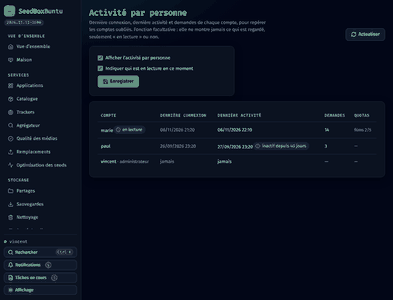
#> input picture tests/visual/baseline/d-activity.png, 393 x 300 px
$ python -i visual_test.py   (imports and definitions only)
#> lines starting #> are read from the running program, lines starting #| are printed output that depends on the picture
#!/usr/bin/env python3
"""Garde-fous visuels de la console : chaque page est ouverte dans un vrai navigateur (Playwright) avec de
fausses données (tests/ui_mock.py), en clair, en sombre et sur téléphone.

Contrôles, pour chaque page et chaque variante :
  - aucune erreur JavaScript ni débordement horizontal ;
  - aucun tableau resté en « chargement » ;
  - tous les boutons utilisent les classes autorisées (btn, tab, seg, icon-btn, tabbar-item) ;
  - contraste AA (4,5 : 1) mesuré sur les couleurs réellement affichées, en clair, sombre et contraste élevé ;
  - la capture est comparée à la référence de tests/visual/baseline/ (écart toléré : 1,5 % des pixels).
Parcours : notification, tiroir, confirmation, réglages d'affichage (mémorisés après rechargement), barre mobile.

    python3 tests/visual_test.py            vérifie
    python3 tests/visual_test.py --update   remplace les références (après un changement voulu du rendu)
    python3 tests/visual_test.py --only guests
VISUAL_COMPARE=off : ne compare pas les captures (les autres contrôles restent actifs).
Sans Playwright ou Pillow installés, le test est ignoré (code 0) : pip install playwright pillow.
"""
import os
import re
import shutil
import sys
import time
from pathlib import Path

ROOT = Path(__file__).resolve().parent.parent
sys.path.insert(0, str(Path(__file__).resolve().parent))
try:
    from playwright.sync_api import sync_playwright
    from PIL import Image, ImageChops
except ImportError as error:
    print(f"visual_test : ignoré ({error.name} absent)")
    sys.exit(0)
import ui_mock

WEB = ROOT / "rootfs/usr/local/lib/seedboxbuntu/console/web"
BASELINE = ROOT / "tests/visual/baseline"
CURRENT = ROOT / "tests/visual/current"
TOLERANCE = 0.015
VARIANTS = (("d", "dark", 1180), ("l", "light", 1180), ("m", "dark", 390))
BUTTON_OK = {"btn", "tab", "seg", "icon-btn", "tabbar-item", "agg-toggle"}
UPDATE = "--update" in sys.argv
COMPARE = os.environ.get("VISUAL_COMPARE") != "off"   # CI : les captures dépendent des polices et du moteur du poste
ONLY = sys.argv[sys.argv.index("--only") + 1] if "--only" in sys.argv else None
failures = []


def fail(text):
    failures.append(text)
    print("  ÉCHEC", text)


def views():
    ui = (WEB / "ui.js").read_text()
    return re.findall(r"view: '([a-z]+)'", ui)


def settle(page, view):
    page.wait_for_function(f"!document.getElementById('view-{view}').hasAttribute('aria-busy')", timeout=8000)
    page.wait_for_timeout(350)


# [19 lines left out: function compare, not called in this run]


def shrink(path):
    """Références légères : un tiers de la taille, 32 couleurs."""
#> called with path = 'visual/baseline/d-activity.png'
    image = Image.open(path).convert("RGB")
#> image is the input picture: PIL image 393x300 RGB; mean R, G, B 10, 16.4, 31.6
    image = image.resize((max(1, image.width // 3), max(1, image.height // 3)), Image.LANCZOS)
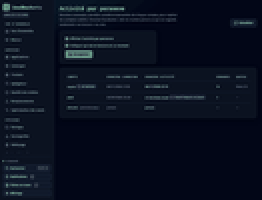
#> image: PIL image 131x100 RGB (shown 2 times larger); mean R, G, B 10, 16.4, 31.6
    image.quantize(32).convert("RGB").save(path, optimize=True)
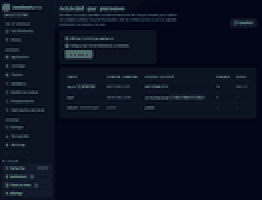
#> saved as d-activity.png: PIL image 131x100 RGB (shown 2 times larger); mean R, G, B 9.8, 16.3, 31.4


# [751 lines left out: functions check_page, check_extra, contrast_modes, journeys, journeys_extra, journeys_ops and 4 more, not called in this run]


# [2 lines not run here, left out]

>>> result = shrink('visual/baseline/d-activity.png')

$ run again, on tests/visual/baseline/d-bandwidth.png
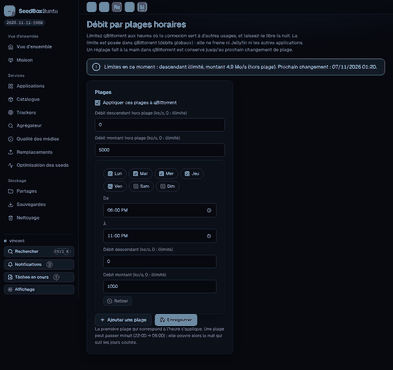
#> input picture tests/visual/baseline/d-bandwidth.png, 393 x 370 px
#> in shrink, image is the input picture: PIL image 393x370 RGB; mean R, G, B 12.9, 16.4, 24
#> in shrink, `image = image.resize((max(1, image.width // 3), max(1, image.height //..`:
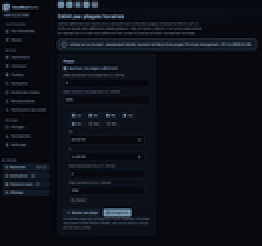
#> image: PIL image 131x123 RGB (shown 2 times larger); mean R, G, B 12.9, 16.4, 24
#> in shrink, `image.quantize(32).convert("RGB").save(path, optimize=True)`:
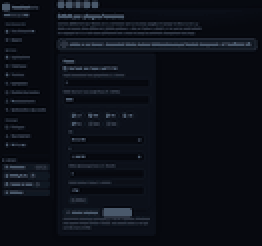
#> saved as d-bandwidth.png: PIL image 131x123 RGB (shown 2 times larger); mean R, G, B 12.5, 15.9, 23.6

$ run again, on tests/visual/baseline/d-bans.png
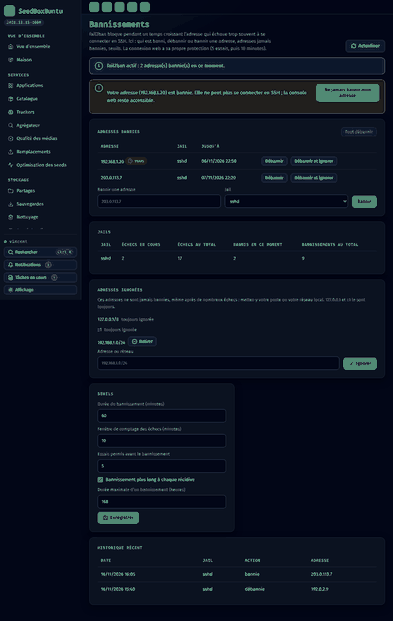
#> input picture tests/visual/baseline/d-bans.png, 393 x 621 px
#> in shrink, image is the input picture: PIL image 393x621 RGB; mean R, G, B 11.7, 18.7, 32.6
#> in shrink, `image = image.resize((max(1, image.width // 3), max(1, image.height //..`:
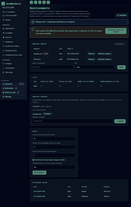
#> image: PIL image 131x207 RGB; mean R, G, B 11.7, 18.7, 32.6
#> in shrink, `image.quantize(32).convert("RGB").save(path, optimize=True)`:
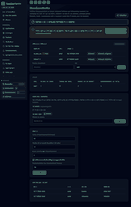
#> saved as d-bans.png: PIL image 131x207 RGB; mean R, G, B 11.4, 18.3, 32.3

$ run again, on tests/visual/baseline/d-catalog.png
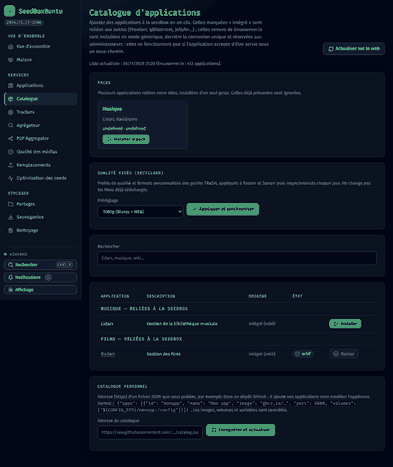
#> input picture tests/visual/baseline/d-catalog.png, 393 x 467 px
#> in shrink, image is the input picture: PIL image 393x467 RGB; mean R, G, B 12.3, 20.4, 34.3
#> in shrink, `image = image.resize((max(1, image.width // 3), max(1, image.height //..`:
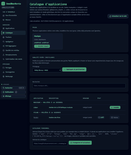
#> image: PIL image 131x155 RGB; mean R, G, B 12.3, 20.4, 34.3
#> in shrink, `image.quantize(32).convert("RGB").save(path, optimize=True)`:
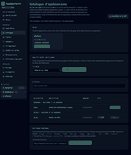
#> saved as d-catalog.png: PIL image 131x155 RGB; mean R, G, B 12, 19.7, 33.9
